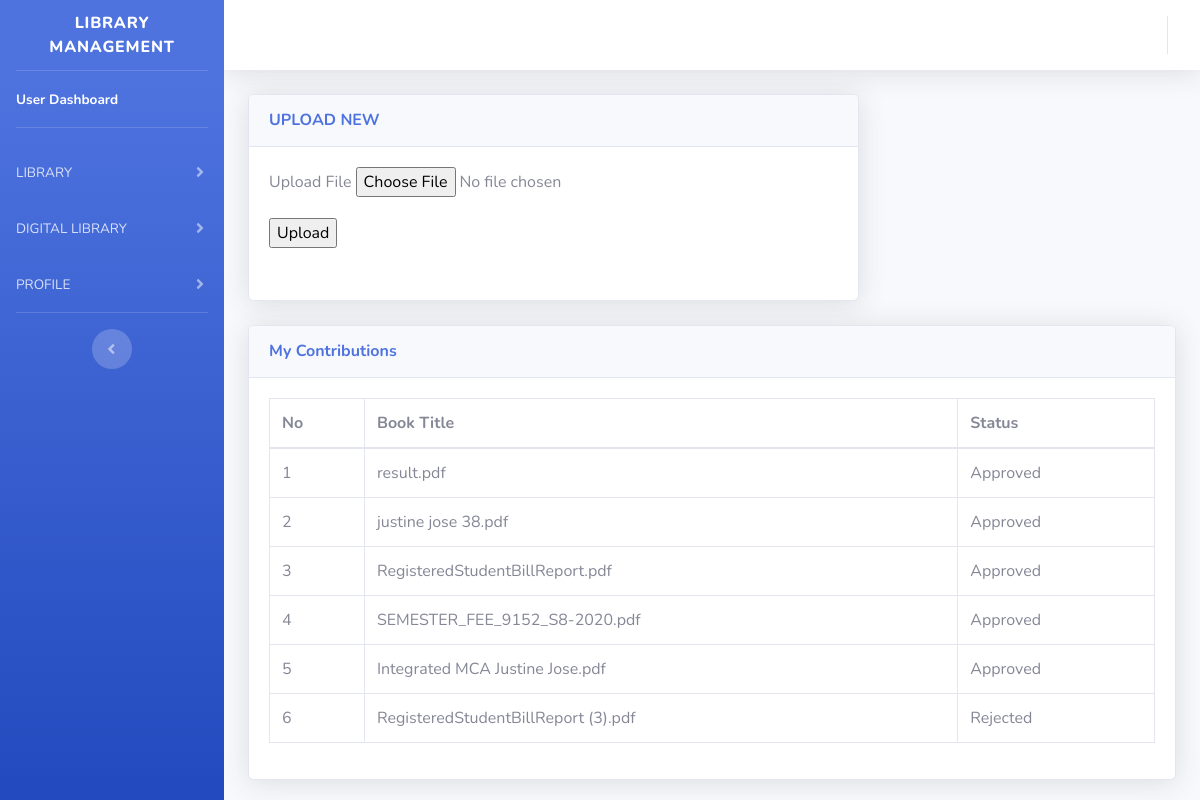
/templates/startbootstrap-sb-admin-2-gh-pages/user_ebook_add.php (signed in), run on the app's committed database.
### tables this page shows
CREATE TABLE `ebook_table` (
  `ebook_id` int(10) NOT NULL,
  `l_id` int(10) NOT NULL,
  `book_name` varchar(255) NOT NULL,
  `book_size` int(40) NOT NULL,
  `downloads` int(11) NOT NULL,
  `status` varchar(40) NOT NULL
);

### templates/startbootstrap-sb-admin-2-gh-pages/user_ebook_add.php (the view, shortened to what this page needs)
<?php
include('../startbootstrap-sb-admin-2-gh-pages/PHP/connection.php');
if(!empty($_SESSION['username']))
{
?>
<!DOCTYPE html>
<html lang="en">
<head>
    <link href="vendor/fontawesome-free/css/all.min.css" rel="stylesheet" type="text/css">
    <link href="css/sb-admin-2.min.css" rel="stylesheet">
</head>
<body id="page-top">
    <div id="wrapper">
        <ul class="navbar-nav bg-gradient-primary sidebar sidebar-dark accordion" id="accordionSidebar">
            <a class="sidebar-brand d-flex align-items-center justify-content-center" href="user.php">
                <div class="sidebar-brand-text mx-3">Library Management </div>
            </a>
            <hr class="sidebar-divider my-0">
            <li class="nav-item active">
                <a class="nav-link" href="user.php">
                    <span>User Dashboard</span></a>
            </li>
            <hr class="sidebar-divider">
            <li class="nav-item">
                <a class="nav-link collapsed" href="#" data-toggle="collapse" data-target="#collapseTwo"
                    aria-expanded="true" aria-controls="collapseTwo">
                    <span>LIBRARY</span>
                </a>
            </li>
            <li class="nav-item">
                <a class="nav-link collapsed" href="#" data-toggle="collapse" data-target="#collapseThree"
                    aria-expanded="true" aria-controls="collapseThree">
                    <span>DIGITAL LIBRARY</span>
                </a>
            </li>
            <li class="nav-item">
                <a class="nav-link collapsed" href="#" data-toggle="collapse" data-target="#collapseUtilities"
                    aria-expanded="true" aria-controls="collapseUtilities">
                    <span>PROFILE</span>
                </a>
            </li>
            <hr class="sidebar-divider">
            <div class="text-center d-none d-md-inline">
                <button class="rounded-circle border-0" id="sidebarToggle"></button>
            </div>
        </ul>
        <div id="content-wrapper" class="d-flex flex-column">
            <div id="content">
                <nav class="navbar navbar-expand navbar-light bg-white topbar mb-4 static-top shadow">
                    <ul class="navbar-nav ml-auto">
                    </ul>
                </nav>
                <div class="container-fluid">
                    <div class="row">
                        <div class="col-xl-8 col-lg-7">
                            <div class="card shadow mb-4">
                                <div class="card-header py-3">
                                    <h6 class="m-0 font-weight-bold text-primary">UPLOAD NEW </h6>
                                </div>
                                <div class="card-body">
                                    <div class="table-responsive">
                                        <table class="table table-bordered" id="dataTable" width="100%" cellspacing="0">
                                            <form name = "signup" method = "POST" action = "../startbootstrap-sb-admin-2-gh-pages/PHP/add_ebook_user.php" autocomplete="off" enctype="multipart/form-data" >
                                                <div class = "form-group">
                                                    <label>Upload File </label>
                                                        <input type="file" name="myfile" id="fileToUpload">
                                                </div>
                                                <div class = "form-group">
                                                        <input type="submit" value="Upload" name="Upload">
                                                </div>
                                            </form>
                                        </table>
                                </div>
                            </div>
                        </div>
                    </div>
                </div>
            </div>
            <div class="container-fluid">
<div class="card shadow mb-4">
    <div class="card-header py-3">
        <h6 class="m-0 font-weight-bold text-primary">My Contributions </h6>
    </div>
    <div class="card-body">
        <div class="table-responsive">
        <form method = "POST" action = "php/approve.php">
            <table class="table table-bordered" id="dataTable" width="100%" cellspacing="0">
                <thead>
                    <tr>
                        <th>No</th>
                        <th>Book Title</th>
                        <th>Status</th>
                    </tr>
                </thead>
    <?php
            $username =$_SESSION["username"];
            $sql = "SELECT * FROM ebook_table where l_id = (select l_id from login where username='$username')";
            $result = mysqli_query($con,$sql);
            $count = 1;
            while($row = mysqli_fetch_array($result))
                {
                    ?>
                    <tr>
                    <?php
                    echo "<td>" .$count++ ."</td>";
                    echo "<td>" .$row["book_name"] ."</td>";
                     if ($row['status']=='0')
                        {
                                  echo "<td> Waiting for action </td>";
                        }
                    elseif($row['status'] == 'Approved')
                        {
                            echo "<td>Approved</td>" ;
                        }
                    else {
                        echo "<td> Rejected </td>" ;
                    }
                }
    ?>
            </table>
        </form>
    </div>
    </div>
    </div>
        </div>
    </div>
</body>
</html>
<?php
    }
    else{
        header("location: login.php");
    }
    ?>

### data on the page
ebook_table: book_name "result.pdf", status "Approved"
ebook_table: book_name "justine jose 38.pdf", status "Approved"
ebook_table: book_name "RegisteredStudentBillReport.pdf", status "Approved"
ebook_table: book_name "SEMESTER_FEE_9152_S8-2020.pdf", status "Approved"
ebook_table: book_name "Integrated MCA Justine Jose.pdf", status "Approved"
ebook_table: book_name "RegisteredStudentBillReport (3).pdf", status "Rejected"
